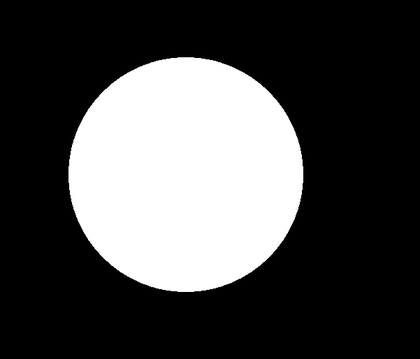
%> input picture sphero_object_transportation_Simulation/object/object5_circle.png, 420 x 359 px, shrunk from 601 x 514 before the run
$ octave Sphero_object_transportation.m   (GNU Octave 9; MATLAB toolbox functions it lacks are replaced by stand-ins)
%> lines starting %> are read from the running program, lines starting %| are printed output that depends on the picture; in (x1, y1, x2, y2) boxes, pixels count from 0 and x2, y2 are one past the last pixel; in counts of white or black regions, pixels touching at a corner belong together; the program's own positions count from 1
%> further down, I is the input picture: size 359x420x3 uint8; min 0, max 255, mean 73.1
### sphero_object_transportation_Simulation/ObjectDefine.m
function [obj_boundary, centroid_send] = ObjectDefine (I)
% Defines objects by reading the image file
% The function returns following objects:
% 1. Object boundary
% 2. Centroid of the object
%

%% Reads the image:

BW = im2bw(I);
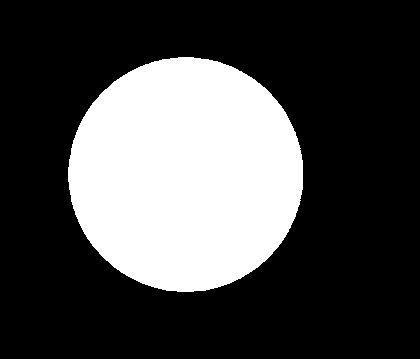
%> BW: size 359x420 logical; 28.7% white; 1 white region, box (x1, y1, x2, y2) and area: (68, 57, 303, 292) 43246

%% Compute the object boundary:
dim = size(BW);
%> dim = [359 420]
col = round(dim(2)/2) - 90;
%> col = 120
row = min(find(BW(:,col)));
%> row = 79
obj_boundary = bwtraceboundary(BW,[row, col],'N'); % Return value
%> obj_boundary = 663 rows, first 12: [79 120; 78 121; 78 122; 77 123; 76 124; 76 125; 75 126; 75 127; 74 128; 73 129; 73 130; 72 131]

%% Get the geometry of the object (centroids)
%> the run ends on the next line
[ geom, iner, cpmo ] = polygeom(obj_boundary(:,1), obj_boundary(:,2));
cent_x = geom(2); cent_y = geom(3);

%% Final reurn:
centroid_send = [cent_x, cent_y];

end

### sphero_object_transportation_Simulation/Sphero_object_transportation.m
% This is the main Matlab file to simulate the object transportation
% using sphero. The spheros will carry the object and move to desired
% goal point.
% The object needs to be defined prior of running the file.
%
% Title : Grid-based Cyclic Robot Allocation for Object Carrying
% Writer: Jee Hwan Park

clear; clc; close all;
addpath('geom2d')
addpath('object')
warning('off','all')
warning

%% Define object properties:
I = imread('object5_circle.png'); % Define object
[obj_boundary, centroid] = ObjectDefine(I);

$ run again, with sphero_object_transportation_Simulation/object/object2_star.png copied over sphero_object_transportation_Simulation/object/object5_circle.png
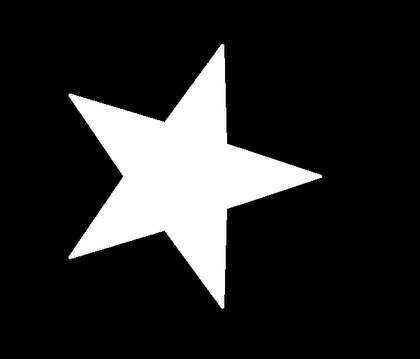
%> input picture sphero_object_transportation_Simulation/object/object2_star.png, 420 x 359 px, shrunk from 601 x 514 before the run
%> I is the input picture: size 359x420x3 uint8; min 0, max 255, mean 40.4
%> in ObjectDefine, `BW = im2bw(I);`:
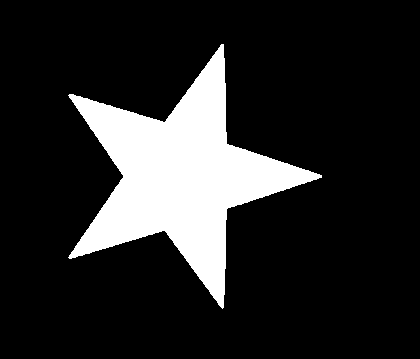
%> BW: size 359x420 logical; 15.8% white; 1 white region, box (x1, y1, x2, y2) and area: (68, 44, 322, 309) 23858
%> row = 109
%> obj_boundary = 903 rows, first 12: [109 120; 110 121; 110 122; 110 123; 111 124; 111 125; 111 126; 111 127; 112 128; 112 129; 112 130; 113 131]
